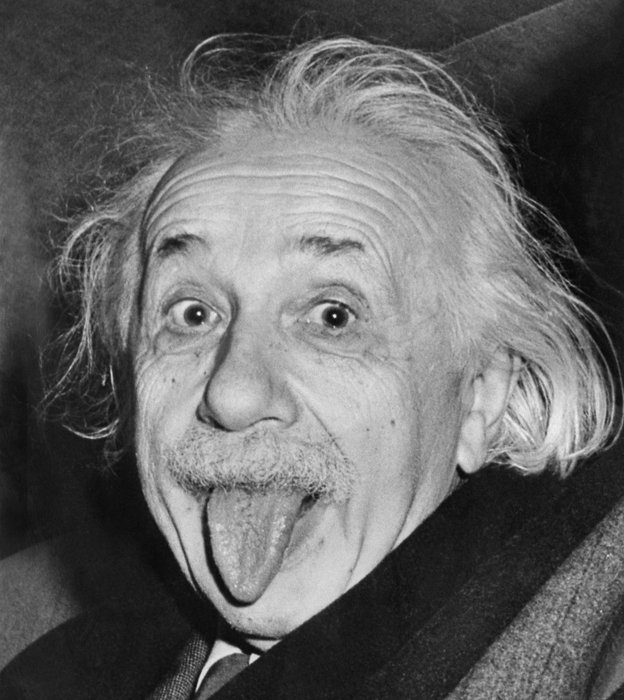
#> input picture TP1/einstein.jpg, 624 x 700 px
$ python canny_sujet_gh.py
#> lines starting #> are read from the running program, lines starting #| are printed output that depends on the picture
import numpy as np
import scipy.ndimage
import cv2
import pickle
import matplotlib.pyplot as plt
from scipy import ndimage


# [48 lines left out: functions pause, plot_image_with_color_bar, display_image_and_vector_field, sample_image, not called in this run]


def smooth_gaussian(im, sigma):
    # TODO:
    # https://matthew-brett.github.io/teaching/smoothing_intro.html
    # https://staff.fnwi.uva.nl/r.vandenboomgaard/IPCV20162017/LectureNotes/IP/LocalStructure/GaussianDerivatives.html
    # implementez un  lissage de l'image en utilisant un noyau gaussien avec un déviation standard de sigma
    # prenez un taille de noyeau de 3*sigma de chaque coté du centre
    # n'oubliez de convertir l'image en float avant de faire la convolution avec im=im.astype(float)
    # n'utilisez pas de fonction toute faite pour obtenir le noyau gaussien ,
    # vous pouvez utiliser np.meshgrid (utilisée dans la fonction display_image_and_vector_field ci dessus) avec la fonction np.arange
    # attention np.arange(a,b) donne des nombres allant de a à b-1 et non de a à b
    # pour créer deux tableau 2D carrées X et Y de taille 2N+1 avec X[i,j]=j-N et Y[i,j]=i-N avec N=*3*sigma
    # puis utilisez les operateur **2 et np.exp sur ces tableau pour obtenir une image de gaussienne centree en (N,N)
    # affichez cette image avec plt.imshow(gaussienne)
    # si l'image semble quantifiée  c'est parceque vous avez oublié de convertir X et Y en float avec X=X.astype(float) et Y=Y.astype(float)
    # avant de faire une division
    # verifiez numériquement la symétrie de votre gaussienne
    # vous pouvez implémenter une autre version qui tire avantage de la séparabilité du filtre

    halfwid = 3 * sigma
    X, Y = np.meshgrid(np.arange(-halfwid, halfwid), np.arange(-halfwid, halfwid))
    gaussian = np.exp(-1 / (2 * sigma**2) * (X**2 + Y**2))
    plt.imshow(gaussian)
    plt.title("Gaussian function")
    plt.show()

    # TODO make gaussian filter same size of the image ?
    print(im.shape)
    print(gaussian.shape)
    im_smooth = scipy.ndimage.convolve(im.astype(float), gaussian)
    plt.imshow(im_smooth)
    plt.show()

    return im_smooth


# [73 lines left out: functions gradient, gradient_norm_and_angle, approx_angle_and_direction, local_maximum, hysteresis, not called in this run]


def canny(im, sigma, threshold1, threshold2, display=True):
    im_smooth = smooth_gaussian(im, sigma)

    # [18 lines of commented-out code are left out]

    if display:
        plt.ion()
        plot_image_with_color_bar(im_smooth, title='im_smooth')
        pause()
        plot_image_with_color_bar(gradient_x, title='gradient x')
        pause()
        plot_image_with_color_bar(gradient_y, title='gradient x')
        pause()
        display_image_and_vector_field(im_smooth, gradient_x, gradient_y, 10,
                                       'b')
        pause()
        plot_image_with_color_bar(norm_gradient, title='norm_gradient')
        pause()
        plot_image_with_color_bar(angle, cmap=plt.cm.hsv, title='angle')
        pause()
        plot_image_with_color_bar(angle_rounded, cmap=plt.cm.hsv)
        pause()
        display_image_and_vector_field(im_smooth, direction_x, direction_y, 15,
                                       'b')
        pause()
        plot_image_with_color_bar(m1)
        pause()
        plot_image_with_color_bar(m2)
        pause()
        plot_image_with_color_bar(edges)
        pause()

    return edges


def main():
    im = cv2.imread('einstein.jpg')
#> im is the input picture: shape (700, 624, 3); min 1, max 253, mean 100.1
    sigma = 5
    edges = canny(im, sigma, threshold1=1, threshold2=4, display=True)
#> in smooth_gaussian, `plt.show()`:
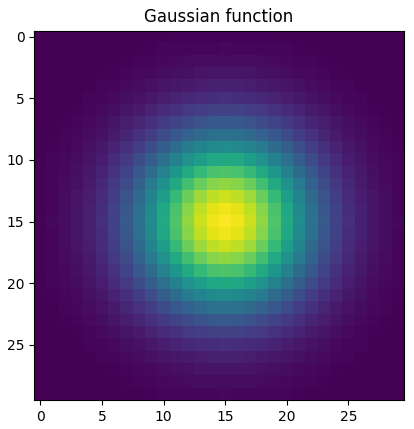
#> figure drawn by matplotlib, 1 panel
#| (700, 624, 3)


if __name__ == "__main__":
#> (the run stopped early here; a loop or call above may not have finished)
